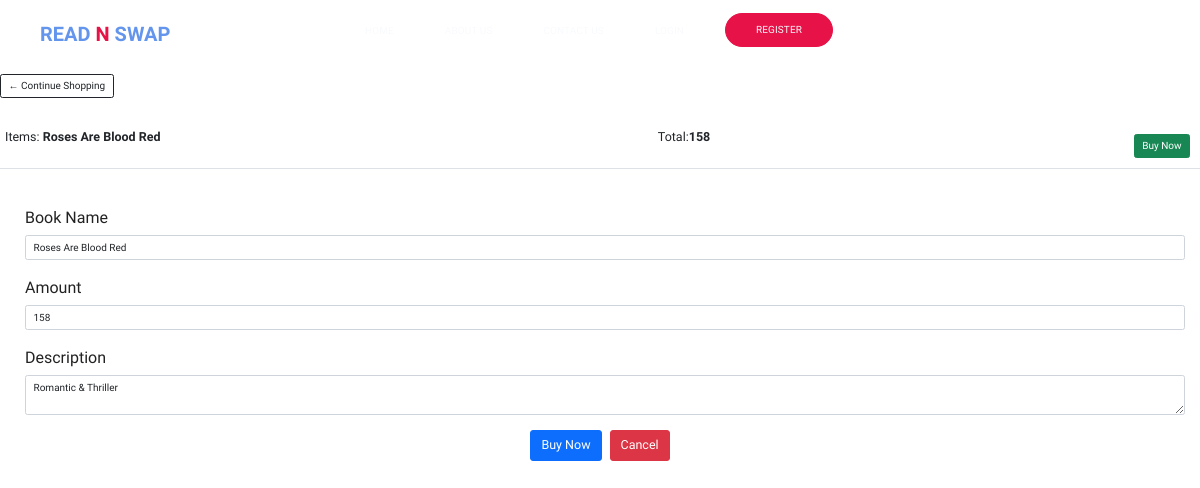
/cart/2, run on the app's committed database.
### App1/models.py (models this page shows, shortened)
class Front(models.Model):
    bookname=models.TextField()
    book_desc=models.TextField()
    book_price=models.CharField(max_length=10)
    bookimage=models.ImageField(upload_to='images/',default='')

### App1/views.py (the view)
# urls.py: path('cart/<int:id>', views.cart, name="cart"),
def cart(request,id):
    front_obj= Front.objects.get(id = id)
    params={
        "front_obj":front_obj
    }
    return render(request,"cart.html",params)

### templates/cart.html (shortened to what this page needs)
{% extends 'base.html' %}
{% load static %}
{% block body %}
	<div class="row">
		<div class="col-lg-12">
			<div class="box-element">
				<a  class="btn btn-outline-dark" href="{% url 'home' %}">&#x2190; Continue Shopping</a>
				<br>
				<br>
				<table class="table">
                    <tr>
                        <th><h5>Items: <strong>{{front_obj.bookname}}</strong></h5></th>
						<th><h5>Total:<strong>{{front_obj.book_price}}</strong></h5></th>
						<th>
                            <a  style="float:right; margin:5px;" class="btn btn-success" href="{% url 'buy' %}">Buy Now</a>
						</th>
					</tr>
				</table>
			</div>
			<br>
			<form class="mx-1 mx-md-4 " action="{% url 'cart' front_obj.id %}" method="post" >
                {% if front_obj %}
				<div class="d-flex flex-row align-items-center mb-4">
				  <div class="form-outline flex-fill mb-0">
					<label class="form-label" for="bookname">Book Name</label>
					<input type="text" id="bookname" name="bookname" class="form-control" value="{{front_obj.bookname}}" />
				  </div>
				</div>
				<div class="d-flex flex-row align-items-center mb-4">
				  <div class="form-outline flex-fill mb-0">
					<label class="form-label" for="amount">Amount</label>
					<input type="text" id="amount" name="amount" class="form-control" value="{{front_obj.book_price}}" />
				  </div>
				</div>
				<div class="d-flex flex-row align-items-center mb-4">
				  <div class="form-outline flex-fill mb-0">
					<label class="form-label" for="description">Description</label>
					<textarea id="quote" name="description" class="form-control" value="">{{front_obj.book_desc}}</textarea>
				  </div>
				</div>
				<div class="d-flex justify-content-center mx-4 mb-3 mb-lg-4">
				  <a href="{% url 'buy' %}" class="btn btn-primary btn-lg">Buy Now</a> &nbsp;&nbsp;
				  <a href="{% url 'home' %}" class="btn btn-danger btn-lg">Cancel</a>
				</div>
			  </form>
{% endif %}
			</div>
</div>
{% endblock body %}

### static/css/styles.css (style rules this page uses)
:root { --default-color: #e71247; --default-color2: #d64569; --dark-color: #222; --dark-color-alt: #3c4858; --grey-color: #f9fafd; --grey-color-alt: #8492a6; --yellow: #ffcc00; --white: #fff; }
*, *::after, *::before { padding: 0; margin: 0; box-sizing: border-box; }
html { scroll-behavior: smooth; font-size: 62.5%; }
body { position: relative; font-family: "Dosis", sans-serif; font-size: 1.6rem; font-weight: 400; line-height: 1.6; color: var(--dark-color); background-color: var(--white); }
a { text-decoration: none; }

### data on the page
Front: bookname "Roses Are Blood Red", book_price "158", amount "158", description "Romantic & Thriller"
